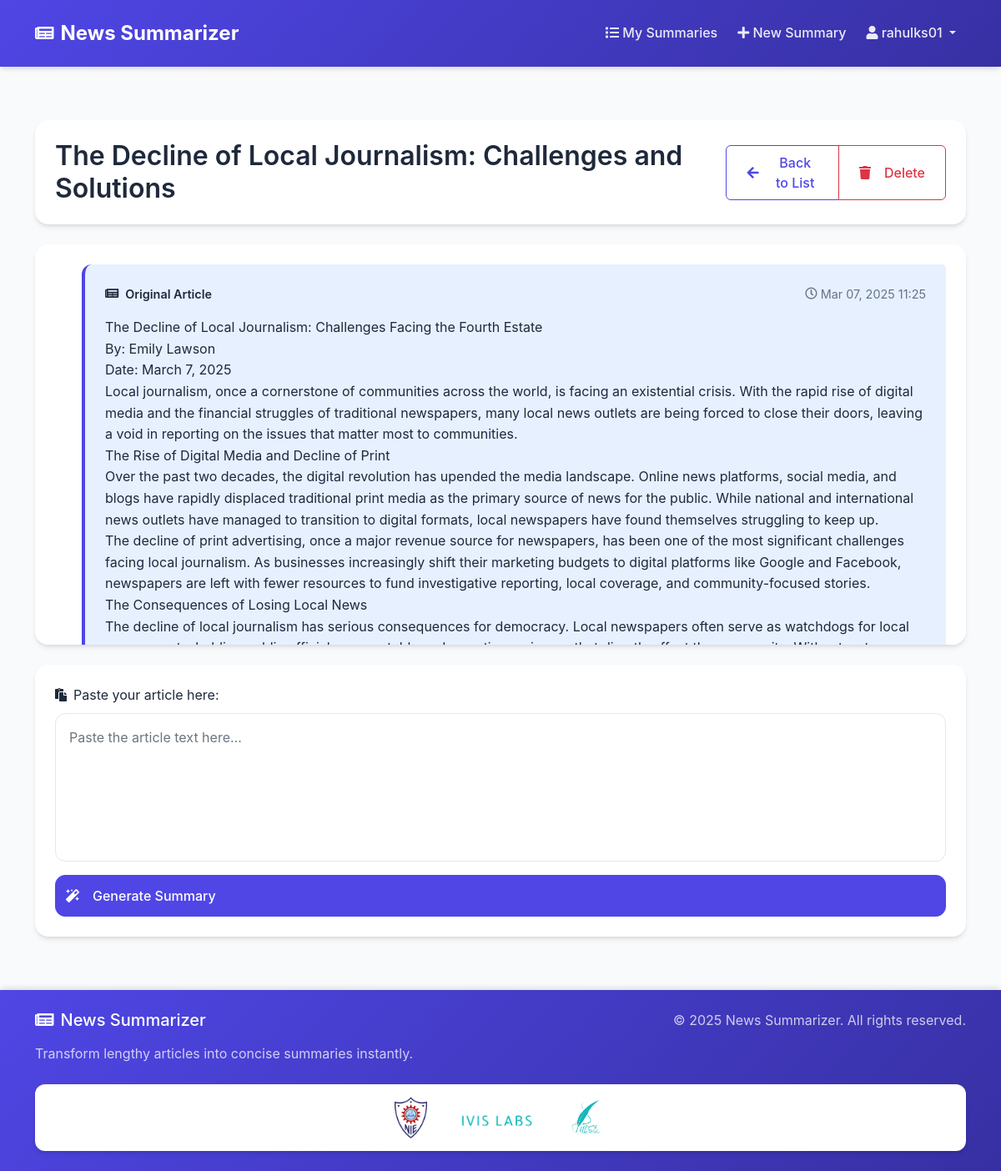
The app's page /chat/14/ (signed in) with its own data.
### chat/models.py (models this page shows, shortened)
class Conversation(models.Model):
    user = models.ForeignKey(User, on_delete=models.CASCADE)
    title = models.CharField(max_length=200)
    created_at = models.DateTimeField(auto_now_add=True)

class Message(models.Model):
    conversation = models.ForeignKey(Conversation, on_delete=models.CASCADE)
    content = models.TextField()
    is_bot = models.BooleanField(default=False)
    created_at = models.DateTimeField(auto_now_add=True)

### chat/views.py (the view, shortened to what this page needs)
# urls.py: path('chat/<int:conversation_id>/', views.chat, name='chat'),
@login_required
def chat(request, conversation_id=None):
    if conversation_id is None and request.path != reverse('new_chat'):
        return redirect('chat_list')
    if conversation_id:
        conversation = get_object_or_404(Conversation, id=conversation_id, user=request.user)
    else:
        conversation = Conversation.objects.create(
            user=request.user,
            title="New Summary"
        )
    chat_messages = Message.objects.filter(conversation=conversation).order_by('created_at')
    for message in chat_messages:
        if message.is_bot:
            message.content = mark_safe(markdown2.markdown(message.content))
    return render(request, 'chat/chat.html', {
        'conversation': conversation,
        'chat_messages': chat_messages
    })

### chat/templates/chat/chat.html (shortened to what this page needs)
{% extends 'chat/base.html' %}
{% block content %}
<div class="chat-page">
    <div class="container">
        <div class="row">
            <div class="col-md-12">
                <div class="chat-header slide-up">
                    <div class="d-flex justify-content-between align-items-center">
                        <h2 class="mb-0">{{ conversation.title }}</h2>
                        <div class="btn-group">
                            <a href="{% url 'chat_list' %}" class="btn btn-outline-primary">
                                <i class="fas fa-arrow-left me-2"></i>Back to List
                            </a>
                            <button type="button" class="btn btn-outline-danger" data-bs-toggle="modal" data-bs-target="#deleteModal">
                                <i class="fas fa-trash me-2"></i>Delete
                            </button>
                        </div>
                    </div>
                </div>
                <div class="chat-container slide-up" style="animation-delay: 0.1s;">
                    {% if chat_messages %}
                        {% for message in chat_messages %}
                            <div class="message {% if message.is_bot %}bot-message{% else %}user-message{% endif %} animate-message">
                                <div class="message-header">
                                    <span class="message-type">
                                        {% if message.is_bot %}
                                            <i class="fas fa-robot me-2"></i>Summary
                                        {% else %}
                                            <i class="fas fa-newspaper me-2"></i>Original Article
                                        {% endif %}
                                    </span>
                                    <span class="message-time">
                                        <i class="far fa-clock me-1"></i>
                                        {{ message.created_at|date:"M d, Y H:i" }}
                                    </span>
                                </div>
                                <div class="message-content">
                                    {% if message.is_bot %}
                                        <div class="markdown-content">
                                            {{ message.content }}
                                        </div>
                                    {% else %}
                                        {{ message.content|linebreaks }}
                                    {% endif %}
                                </div>
                            </div>
                        {% endfor %}
                    {% endif %}
                </div>
                <div class="input-section slide-up" style="animation-delay: 0.2s;">
                    <form method="post" class="article-form">
                        <div class="form-group">
                            <label for="article_text" class="form-label">
                                <i class="fas fa-paste me-2"></i>Paste your article here:
                            </label>
                            <textarea
                                name="article_text"
                                id="article_text"
                                class="form-control"
                                rows="6"
                                placeholder="Paste the article text here..."
                                required></textarea>
                        </div>
                        <button type="submit" class="btn btn-primary submit-btn">
                            <i class="fas fa-magic me-2"></i>Generate Summary
                        </button>
                    </form>
                </div>
            </div>
        </div>
    </div>
</div>
{% endblock %}

### chat/templates/chat/base.html (shortened to what this page needs)
<!DOCTYPE html>
<html>
<head>
    <link href="https://cdn.jsdelivr.net/npm/bootstrap@5.1.3/dist/css/bootstrap.min.css" rel="stylesheet">
    <link rel="stylesheet" href="https://cdnjs.cloudflare.com/ajax/libs/font-awesome/5.15.4/css/all.min.css">
</head>
<body>
    {% load static %}
    <nav class="navbar navbar-expand-lg navbar-dark">
        <div class="container">
            <a class="navbar-brand" href="{% url 'landing_page' %}">
                <i class="fas fa-newspaper"></i> News Summarizer
            </a>
            <div class="collapse navbar-collapse" id="navbarNav">
                <ul class="navbar-nav ms-auto">
                    {% if user.is_authenticated %}
                    <li class="nav-item">
                        <a class="nav-link" href="{% url 'chat_list' %}">
                            <i class="fas fa-list"></i> My Summaries
                        </a>
                    </li>
                    <li class="nav-item">
                        <a class="nav-link" href="{% url 'new_chat' %}">
                            <i class="fas fa-plus"></i> New Summary
                        </a>
                    </li>
                    <li class="nav-item dropdown">
                        <a class="nav-link dropdown-toggle" href="#" id="navbarDropdown" role="button"
                            data-bs-toggle="dropdown">
                            <i class="fas fa-user"></i> {{ user.username }}
                        </a>
                    </li>
                    {% endif %}
                </ul>
            </div>
        </div>
    </nav>
    <div class="main-content">
        {% block content %}
        {% endblock %}
    </div>
    <footer class="py-4">
        <div class="container">
            <div class="row">
                <div class="col-md-6">
                    <h5 class="mb-3"><i class="fas fa-newspaper me-2"></i>News Summarizer</h5>
                    <p class="mb-0 opacity-75">Transform lengthy articles into concise summaries instantly.</p>
                </div>
                <div class="col-md-6 text-md-end">
                    <p class="mb-0 opacity-75">&copy; {% now "Y" %} News Summarizer. All rights reserved.</p>
                </div>
            </div>
            <div class="row mt-4">
                <div class="col-12">
                    <div class="footer-logos">
                        <img src="{% static 'NIE_University.png' %}" alt="NIE Logo">
                        <img src="{% static 'IVIS_logo.png' %}" alt="IVIS Labs Logo">
                        <img src="{% static 'PULSE LOGO.png' %}" alt="Pulse Logo">
                    </div>
                </div>
            </div>
        </div>
    </footer>
</body>
</html>

### chat/templates/chat/base.html (style rules this page uses)
:root { --primary-color: #4f46e5; --primary-hover: #4338ca; --secondary-color: #3730a3; --background-color: #f9fafb; --card-bg: #ffffff; --text-color: #1e293b; --text-muted: #64748b; --border-color: #e2e8f0; --transition-speed: 0.3s; --shadow-sm: 0 1px 3px rgba(0, 0, 0, 0.1); --shadow-md: 0 4px 6px -1px rgba(0, 0, 0, 0.1), 0 2px 4px -1px rgba(0, 0, 0, 0.06); --shadow-lg: 0 10px 15px -3px rgba(0, 0, 0, 0.1), 0 4px 6px -2px rgba(0, 0, 0, 0.05); --radius-sm: 0.375rem; --radius-md: 0.75rem; --radius-lg: 1rem; }
body { min-height: 100vh; display: flex; flex-direction: column; background-color: var(--background-color); color: var(--text-color); font-family: 'Inter', -apple-system, BlinkMacSystemFont, sans-serif; line-height: 1.6; }
.main-content { flex: 1; padding: 2rem 0; }
.navbar { background: linear-gradient(135deg, var(--primary-color), var(--secondary-color)); box-shadow: var(--shadow-md); padding: 1rem 0; position: sticky; top: 0; z-index: 1000; transition: all var(--transition-speed) ease; }
.navbar-brand { font-weight: 700; font-size: 1.5rem; color: white !important; display: flex; align-items: center; gap: 0.5rem; }
.navbar-brand i { font-size: 1.25rem; }
.nav-link { font-weight: 500; color: rgba(255, 255, 255, 0.9) !important; transition: all var(--transition-speed) ease; padding: 0.5rem 1rem; border-radius: var(--radius-sm); margin: 0 0.25rem; }
footer { background: linear-gradient(135deg, var(--primary-color), var(--secondary-color)); color: white; padding: 2rem 0; margin-top: auto; box-shadow: 0 -4px 6px -1px rgba(0, 0, 0, 0.1); }
.btn { border-radius: var(--radius-sm); padding: 0.5rem 1.5rem; transition: all var(--transition-speed) ease; font-weight: 500; display: inline-flex; align-items: center; gap: 0.5rem; }
.btn-primary { background-color: var(--primary-color); border-color: var(--primary-color); }
.btn-outline-primary { color: var(--primary-color); border-color: var(--primary-color); }
.footer-logos { display: flex; justify-content: center; align-items: center; gap: 20px; padding: 10px; background: white; border-radius: var(--radius-md); box-shadow: var(--shadow-md); }
.footer-logos img { max-width: 120px; max-height: 60px; object-fit: contain; background: white; padding: 5px; border-radius: 8px; }
.slide-up { animation: slideUp 0.5s ease; }

### chat/templates/chat/chat.html (style rules this page uses)
.chat-page { padding: 2rem 0; min-height: calc(100vh - 56px); }
.chat-header { background: var(--card-bg); padding: 1.5rem; border-radius: var(--radius-lg); box-shadow: var(--shadow-md); margin-bottom: 1.5rem; }
.chat-header h2 { font-weight: 600; color: var(--text-color); display: flex; align-items: center; }
.chat-container { height: 60vh; overflow-y: auto; background: var(--card-bg); padding: 1.5rem; border-radius: var(--radius-lg); box-shadow: var(--shadow-md); margin-bottom: 1.5rem; scroll-behavior: smooth; }
.message { margin-bottom: 1.5rem; padding: 1.5rem; border-radius: var(--radius-md); position: relative; overflow: hidden; transition: all 0.3s ease; }
.message-header { display: flex; justify-content: space-between; align-items: center; margin-bottom: 1rem; font-size: 0.9rem; }
.message-type { font-weight: 600; display: flex; align-items: center; }
.message-time { color: var(--text-muted); display: flex; align-items: center; }
.user-message { background-color: #e7f0ff; margin-left: 2rem; border-top-right-radius: 5px; border-left: 4px solid #4f46e5; }
.message-content { font-size: 1rem; line-height: 1.6; }
.input-section { background: var(--card-bg); padding: 1.5rem; border-radius: var(--radius-lg); box-shadow: var(--shadow-md); }
.article-form textarea { border: 1px solid var(--border-color); border-radius: var(--radius-md); padding: 1rem; transition: all 0.3s ease; font-size: 1rem; resize: none; }
.submit-btn { width: 100%; padding: 0.75rem; margin-top: 1rem; border-radius: var(--radius-md); transition: all 0.3s ease; position: relative; overflow: hidden; font-weight: 500; }
.animate-message { animation: fadeIn 0.5s ease-in-out forwards; opacity: 0; }
.animate-message:nth-child(1) { animation-delay: 0.1s; }

### records on screen
Conversation: title "The Decline of Local Journalism: Challenges and Solutions"
Message: is_bot False (drawn), created_at "Mar 07, 2025 11:25", content "The Decline of Local Journalism: Challenges Facing the Fourth Estate By: Emily Lawson Date: March 7, 2025 Local journalism, once a cornerstone of communities across the world, is facing an existential crisis. With the rapid rise of digital media and the financial struggles of traditional newspapers, many local news outlets are being forced to close their doors, leaving a void in reporting on the issues that matter most to communities. The Rise of Digital Media and Decline of Print Over the past two decades, the digital revolution has upended the media landscape. Online news platforms, social media, and blogs have rapidly displaced traditional print media as the primary source of news for…"

### other values on screen
{{ user.username }} "rahulks01"
